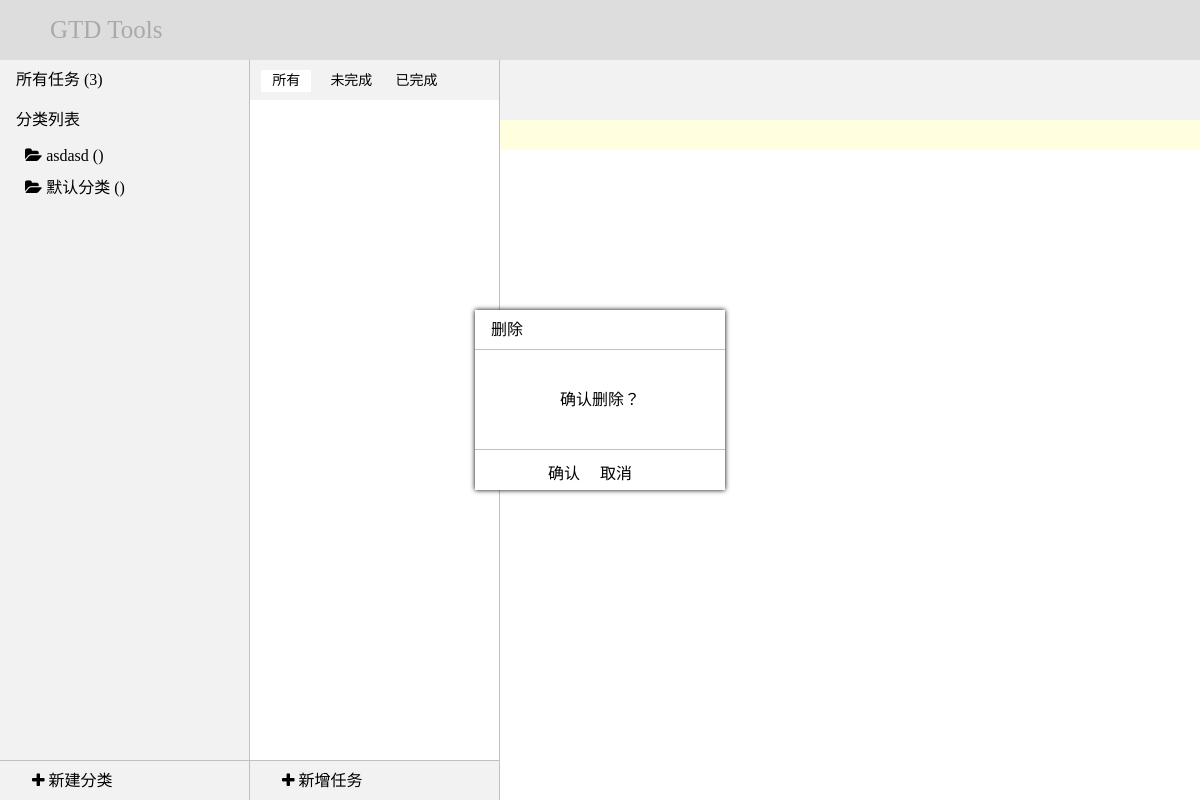
Page /gtd/ on the earlier database version.
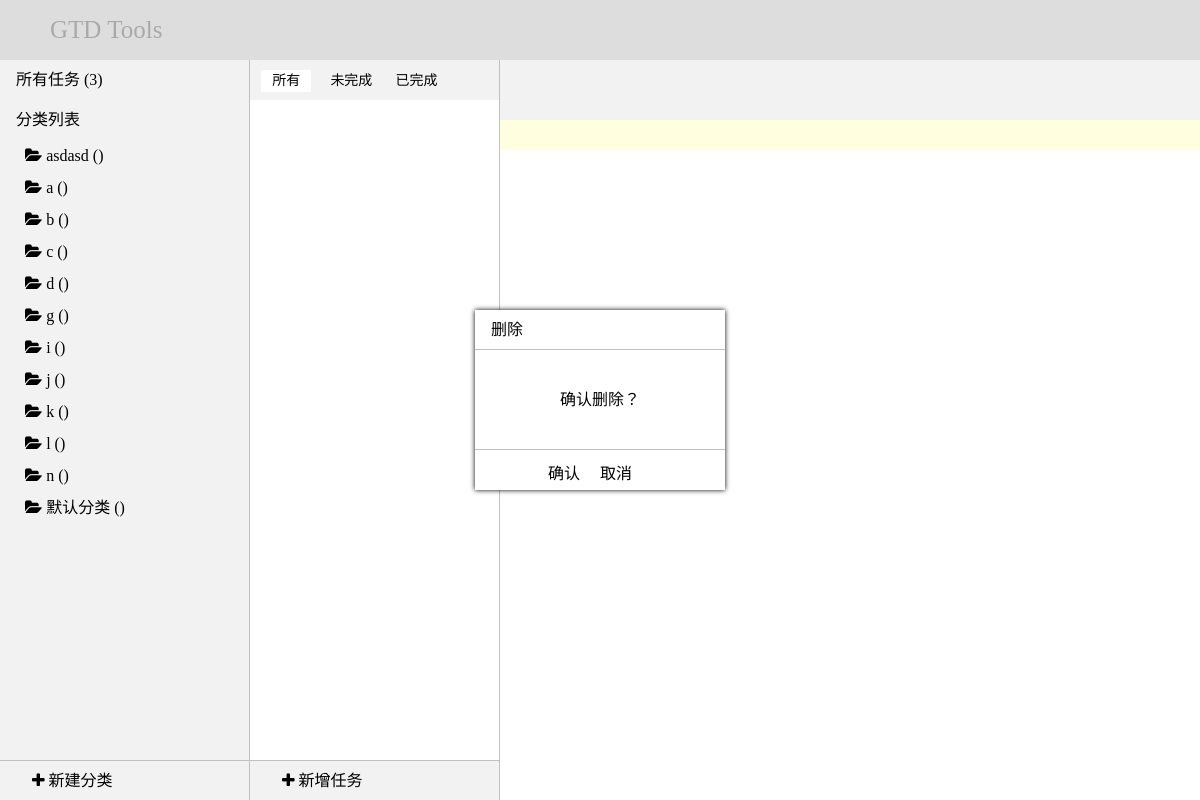
Same page on the later database version.
### gtd/models.py (models this page shows, shortened)
class TopClass(models.Model):
    name = models.CharField(max_length=10, unique=True)
    def __init__(self, *args, **kwargs):
        super().__init__(*args, **kwargs)
        task_list = []
        for task in self.task_set.all():
            task_list.append(task)
        for sec_class in self.secondclass_set.all():
            for task in sec_class.task_set.all():
                task_list.append(task)
        self.tasks = task_list

### gtd/views.py (the view)
def index(request):
    context = {}
    default_obj = TopClass.objects.get(name="默认分类")
    context['default'] = default_obj
    context['top_class_list'] = TopClass.objects.all()[1:]
    all_todo_num = 0
    for task in Task.objects.all():
        if not task.status:
            all_todo_num+=1
    context['all_todo_num'] = all_todo_num
    return render(request, 'task0003.html', context)

### gtd/templates/task0003.html (shortened to what this page needs)
<!DOCTYPE HTML>
<html>
    <head>
        <link rel="stylesheet" type="text/css" href="../static/css/task0003.css">
        <link rel="stylesheet" type="text/css" href="../static/css/font-awesome-4.7.0/css/font-awesome.css"/>
    </head>
    <body>
        <div class="nav">
            <p>GTD Tools</p>
        </div>
        <div class="container">
            <div class="category">
                <p class="header">
                    <span>所有任务<span>
                    <span class="todo-count">({{ all_todo_num }})</span>
                </p>
                <p class="header">分类列表</p>
                <ul id="class-list" class="class-list">
                {% for top_item in top_class_list %}
                    <li class="top-class" pk="{{ top_item.pk }}">
                        <i class="fa fa-folder-open" aria-hidden="true"></i>
                        <span>{{ top_item.name }}</span>
                        <span class="todo-count">({{ top_item.todo_num}})</span>
                    </li>
                {% endfor %}
                    <li id="default" class="top-class" pk="1">
                        <i class="fa fa-folder-open" aria-hidden="true"></i>
                        <span>默认分类</span>
                        <span class="todo-count">({{default.todo_num}})</span>
                    </li>
                </ul>
            </div>
            <div class="handle">
                <ul class="status">
                    <li id="all" class="select">所有</li>
                    <li id="todo">未完成</li>
                    <li id="finish">已完成</li>
                </ul>
                <div class="item">
                </div>
            </div>
            <div class="content">
                <div class="caption"></div>
                <div class="date"></div>
                <div class="something"></div>
            </div>
            <div class="footer-container">
                <div class="footer">
                    <i id="add-class" class="fa fa-plus" aria-hidden="true"></i>
                    <span>新建分类</span>
                </div>
                <div class="footer">
                    <i id="add-task" class="fa fa-plus" aria-hidden="true"></i>
                    <span>新增任务</span>
                </div>
            </div>
        </div>
    </body>
</html>

### gtd/static/css/task0003.css (style rules this page uses)
* { -webkit-box-sizing:border-box;-moz-box-sizing:border-box;box-sizing:border-box;margin:0;padding:0 }
html { height:100% }
body { min-width:980px;height:100%;min-height:500px;padding-top:60px;font-family:"Microsoft YaHei" }
.nav { margin-top:-60px;width:100%;height:60px;background-color:#ddd }
.nav p { font-size:25px;text-indent:2em;line-height:60px;color:#a9a9a9 }
.container { height:100%;width:100%;padding-bottom:40px }
.category { position:relative;float:left;overflow:auto;width:250px;height:100%;border-right:1px solid silver;background-color:#f2f2f2 }
.handle { float:left;padding-top:40px;width:250px;height:100%;border-right:1px solid silver }
.content { position:relative;height:100%;padding-top:90px;margin-left:500px }
.footer-container { clear:both }
.header { height:40px;line-height:40px;text-indent:1em }
#class-list { list-style-type:none;cursor:pointer }
#class-list>li { position:relative;padding-left:25px;line-height:2em }
.status { margin-top:-40px;height:40px;background-color:#f2f2f2;list-style-type:none }
.status li { display:inline-block;margin-top:10px;margin-left:.8em;width:50px;border-radius:1px;text-align:center;font-size:14px;line-height:1.6 }
#all,#finish,#todo { cursor:pointer }
.select { background-color:#fff }
.item { overflow:auto;height:100% }
.caption { margin-top:-90px;height:60px;line-height:60px;font-size:25px;text-indent:25px;background-color:#f2f2f2 }
.date { height:30px;line-height:30px;font-size:14px;text-indent:25px;background-color:#ffffe0 }
.something { height:100%;padding:20px 50px;font-size:16px;line-height:1.6;text-indent:2em;word-break:break-all }
.footer { float:left;height:40px;width:250px;border-top:1px solid silver;border-right:1px solid silver;line-height:40px;text-indent:1em;background-color:#f2f2f2 }
#add-class,#add-task { cursor:pointer }

Differences in the rows shown:
added TopClass: name "a"
added TopClass: name "b"
added TopClass: name "c"
added TopClass: name "d"
added TopClass: name "g"
added TopClass: name "i"
added TopClass: name "j"
added TopClass: name "k"
added TopClass: name "l"
added TopClass: name "n"
